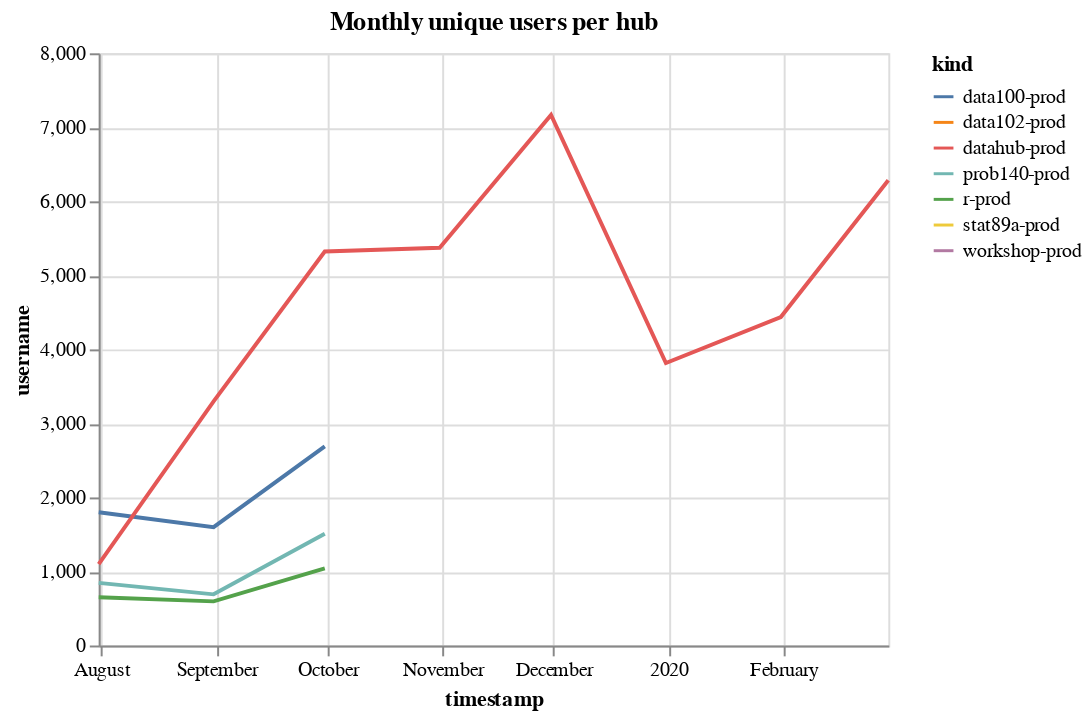

Source (notebook cell):
### Code cell
alt.Chart(unique_monthly_users, title="Monthly unique users per hub").mark_line().encode(
    x='timestamp',
    y='username',
    color='kind'
)

### Figure 1 — Vega-Lite specification as saved in the notebook (floating-point values rounded to 4 significant figures)
{"config": {"view": {"continuousWidth": 400, "continuousHeight": 300}}, "data": {"name": "data-676e116d75b27bbafdfeb78097a524e5"}, "mark": "line", "encoding": {"color": {"type": "nominal", "field": "kind"}, "x": {"type": "temporal", "field": "timestamp"}, "y": {"type": "quantitative", "field": "username"}}, "title": "Monthly unique users per hub", "$schema": "https://vega.github.io/schema/vega-lite/v4.0.2.json", "datasets": {"data-676e116d75b27bbafdfeb78097a524e5": [{"kind": "data100-prod", "timestamp": "2019-07-31T00:00:00-07:00", "username": 1801}, {"kind": "data100-prod", "timestamp": "2019-08-31T00:00:00-07:00", "username": 1598}, {"kind": "data100-prod", "timestamp": "2019-09-30T00:00:00-07:00", "username": 2690}, {"kind": "data102-prod", "timestamp": "2019-07-31T00:00:00-07:00", "username": 403}, {"kind": "datahub-prod", "timestamp": "2019-07-31T00:00:00-07:00", "username": 1100}, {"kind": "datahub-prod", "timestamp": "2019-08-31T00:00:00-07:00", "username": 3297}, {"kind": "datahub-prod", "timestamp": "2019-09-30T00:00:00-07:00", "username": 5322}, {"kind": "datahub-prod", "timestamp": "2019-10-31T00:00:00-07:00", "username": 5373}, {"kind": "datahub-prod", "timestamp": "2019-11-30T00:00:00-08:00", "username": 7167}, {"kind": "datahub-prod", "timestamp": "2019-12-31T00:00:00-08:00", "username": 3816}, {"kind": "datahub-prod", "timestamp": "2020-01-31T00:00:00-08:00", "username": 4437}, {"kind": "datahub-prod", "timestamp": "2020-02-29T00:00:00-08:00", "username": 6286}, {"kind": "prob140-prod", "timestamp": "2019-07-31T00:00:00-07:00", "username": 846}, {"kind": "prob140-prod", "timestamp": "2019-08-31T00:00:00-07:00", "username": 691}, {"kind": "prob140-prod", "timestamp": "2019-09-30T00:00:00-07:00", "username": 1511}, {"kind": "r-prod", "timestamp": "2019-07-31T00:00:00-07:00", "username": 651}, {"kind": "r-prod", "timestamp": "2019-08-31T00:00:00-07:00", "username": 596}, {"kind": "r-prod", "timestamp": "2019-09-30T00:00:00-07:00", "username": 1042}, {"kind": "stat89a-prod", "timestamp": "2019-07-31T00:00:00-07:00", "username": 109}, {"kind": "workshop-prod", "timestamp": "2019-07-31T00:00:00-07:00", "username": 86}]}}
